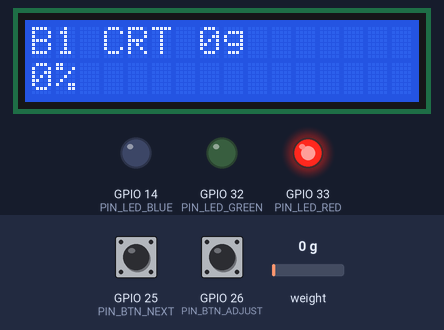
The sketch below on a simulated ESP32. Shown: 16×2 character LCD, output pins drawn as LEDs (lit = HIGH). The test bench sets the inputs (shaded band); at power-on: GPIO 25 (PIN_BTN_NEXT) HIGH, weight on the scale 0 g, GPIO 26 (PIN_BTN_ADJUST) HIGH. WiFi joins after 1.5 s; servers stay silent unless stated; what the sketch prints to the serial monitor is not drawn.

Above: at 5.3 s.
5.4 s: GPIO 25 (PIN_BTN_NEXT) pulled LOW for 0.75 s
At 7.7 s:
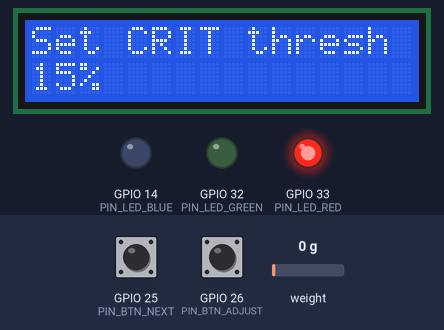
8.0 s: GPIO 25 (PIN_BTN_NEXT) pulled LOW for 1 s
At 10.3 s:
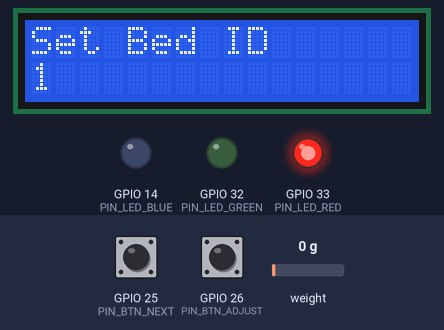
10.6 s: weight on the scale set to 95 g
12.2 s: weight on the scale set to 112 g
At 13.0 s:
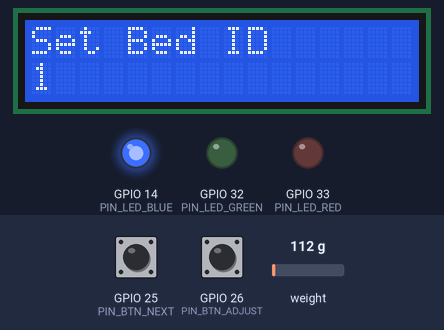
13.7 s: GPIO 25 (PIN_BTN_NEXT) pulled LOW for 0.75 s
At 16.0 s:
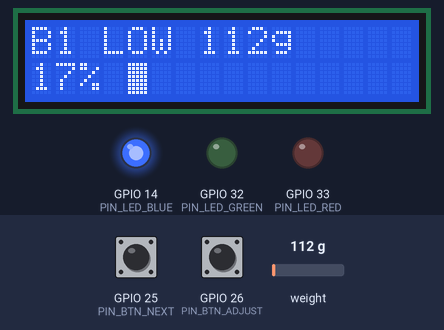
16.3 s: weight on the scale set to 100 g
At 17.0 s:
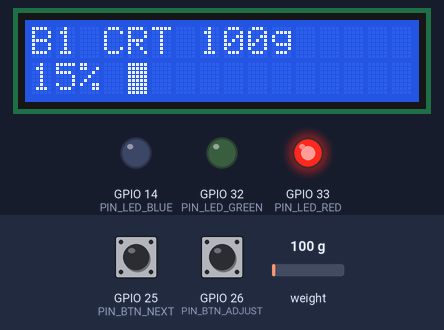
Timing chart, 0 to 19.2 s (numbered marks = the images above; inputs shaded):
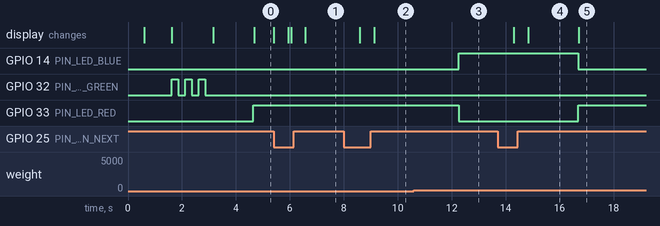

Measured:
- the behaviour switches between 102 and 103 g on weight on the scale (found by bisection; images 2 and 3)
- after the input at 5.4 s, the display: first changes at once (image 1 shows a later state)
- after the input at 8.0 s, the display: first changes after 0.59 s (image 2 shows a later state)
- after the input at 12.2 s, GPIO 14 (PIN_LED_BLUE): LOW → HIGH after 0.06 s; GPIO 33 (PIN_LED_RED): HIGH → LOW after 0.06 s
- after the input at 13.7 s, the display: first changes after 0.60 s (image 4 shows a later state)
- after the input at 16.3 s, GPIO 14 (PIN_LED_BLUE): HIGH → LOW after 0.38 s; GPIO 33 (PIN_LED_RED): LOW → HIGH after 0.38 s; the display: changes after 0.41 s (image 5)

The sketch:

IoT_smart_IV.ino
```cpp
#include <HX711.h>
#include <Wire.h>
#include <LiquidCrystal_I2C.h>
#include <WiFi.h>
#include "ThingSpeak.h"

// ============================================================
// HARDWARE PIN DEFINITIONS
// ============================================================
#define HX711_DT 4
#define HX711_SCK 5
#define PIN_LED_GREEN 32
#define PIN_LED_BLUE 14
#define PIN_LED_RED 33
#define PIN_BTN_NEXT 25
#define PIN_BTN_ADJUST 26
#define PIN_BTN_RESET 27  // Not used - disabled

// ============================================================
// SYSTEM CONFIGURATION
// ============================================================
float calibrationFactor = 435.5;
float emptyWeightGrams = 30.0;
float fullWeightGrams = 500.0;
int lowThresholdPct = 40;
int criticalThresholdPct = 15;

enum Status { STATUS_NORMAL, STATUS_LOW, STATUS_CRITICAL };
Status currentStatus = STATUS_NORMAL;
int bedID = 1;

enum MenuScreen { HOME, SET_LOW, SET_CRITICAL, SET_BED };
MenuScreen currentScreen = HOME;

// ============================================================
// NETWORK CONFIGURATION
// ============================================================
const char* ssid = "AT";
const char* password = "123456789";
unsigned long myChannelNumber = 3425728;
const char * myWriteAPIKey = "IC4S3U23USJGA0WE";

unsigned long lastUpload = 0;
const unsigned long UPLOAD_MS = 20000;  // Upload every 20 seconds

// ============================================================
// HARDWARE OBJECTS
// ============================================================
HX711 scale;
LiquidCrystal_I2C lcd(0x27, 16, 2);
WiFiClient client;

byte barBlock[8] = {0x1F,0x1F,0x1F,0x1F,0x1F,0x1F,0x1F,0x1F};

unsigned long lastBtnNext = 0;
unsigned long lastBtnAdjust = 0;
const unsigned long DEBOUNCE_MS = 250;

float currentWeightGrams = 0;
int currentPercent = 100;

// ============================================================
// SETUP
// ============================================================
void setup() {
  Serial.begin(115200);
  delay(500);
  Serial.println("--- Smart IV Fluid Monitoring System ---");

  pinMode(PIN_LED_GREEN, OUTPUT);
  pinMode(PIN_LED_BLUE, OUTPUT);
  pinMode(PIN_LED_RED, OUTPUT);
  pinMode(PIN_BTN_NEXT, INPUT_PULLUP);
  pinMode(PIN_BTN_ADJUST, INPUT_PULLUP);
  pinMode(PIN_BTN_RESET, INPUT_PULLUP);

  digitalWrite(PIN_LED_GREEN, LOW);
  digitalWrite(PIN_LED_BLUE, LOW);
  digitalWrite(PIN_LED_RED, LOW);

  // Initialize LCD
  Wire.begin(21, 22);
  lcd.init();
  lcd.backlight();
  lcd.createChar(0, barBlock);
  lcd.clear();

  lcd.setCursor(0, 0);
  lcd.print("IV Bed Monitor");
  lcd.setCursor(0, 1);
  lcd.print("Init Hardware...");

  // Setup scale
  scale.begin(HX711_DT, HX711_SCK);
  if (scale.wait_ready_timeout(1000)) {
    scale.set_scale(calibrationFactor);
    scale.tare();
    Serial.println("Scale initialized");
  } else {
    Serial.println("WARNING: Scale not responding!");
  }

  // Connect to WiFi
  lcd.setCursor(0, 1);
  lcd.print("Connecting WiFi ");
  WiFi.begin(ssid, password);

  unsigned long wifiStart = millis();
  while (WiFi.status() != WL_CONNECTED && millis() - wifiStart < 15000) {
    digitalWrite(PIN_LED_GREEN, HIGH);
    delay(250);
    digitalWrite(PIN_LED_GREEN, LOW);
    delay(250);
    Serial.print(".");
  }

  lcd.clear();
  if (WiFi.status() == WL_CONNECTED) {
    Serial.println("\nWiFi connected! IP: " + WiFi.localIP().toString());
  } else {
    Serial.println("\nWiFi connection failed! Operating offline.");
  }

  ThingSpeak.begin(client);

  lcd.setCursor(0, 0);
  lcd.print("System Ready");
  lcd.setCursor(0, 1);
  lcd.print(WiFi.status() == WL_CONNECTED ? "WiFi: Connected" : "WiFi: OFFLINE");
  delay(1000);
}

// ============================================================
// MAIN LOOP
// ============================================================
void loop() {
  handleButtons();
  readWeight();
  updateStatus();
  updateOutputs();
  updateLCD();

  // Upload to ThingSpeak every 20 seconds
  if (millis() - lastUpload >= UPLOAD_MS) {
    lastUpload = millis();
    if (WiFi.status() == WL_CONNECTED) {
      uploadToThingSpeak();
    } else {
      Serial.println("Skipping upload: WiFi offline.");
    }
  }

  delay(100);
}

// ============================================================
// SENSOR FUNCTIONS
// ============================================================
void readWeight() {
  if (scale.wait_ready_timeout(80)) {
    currentWeightGrams = scale.get_units(5);  // Average of 5 readings
    if (currentWeightGrams < 0) currentWeightGrams = 0;

    currentPercent = (int)round(
      ((currentWeightGrams - emptyWeightGrams) / (fullWeightGrams - emptyWeightGrams)) * 100.0
    );
    currentPercent = constrain(currentPercent, 0, 100);
  }
}

void updateStatus() {
  if (currentPercent <= criticalThresholdPct) {
    currentStatus = STATUS_CRITICAL;
  } else if (currentPercent <= lowThresholdPct) {
    currentStatus = STATUS_LOW;
  } else {
    currentStatus = STATUS_NORMAL;
  }
}

// ============================================================
// OUTPUT CONTROL FUNCTIONS
// ============================================================
void updateOutputs() {
  // Turn off all LEDs
  digitalWrite(PIN_LED_GREEN, LOW);
  digitalWrite(PIN_LED_BLUE, LOW);
  digitalWrite(PIN_LED_RED, LOW);

  // Set correct LED based on status
  if (currentStatus == STATUS_NORMAL) {
    digitalWrite(PIN_LED_GREEN, HIGH);
  } else if (currentStatus == STATUS_LOW) {
    digitalWrite(PIN_LED_BLUE, HIGH);
  } else if (currentStatus == STATUS_CRITICAL) {
    digitalWrite(PIN_LED_RED, HIGH);
  }
}

// ============================================================
// LCD DISPLAY FUNCTIONS
// ============================================================
void updateLCD() {
  lcd.clear();

  switch (currentScreen) {
    case HOME: {
      // Line 1: Bed ID, Status, and Weight
      lcd.setCursor(0, 0);
      lcd.print("B");
      lcd.print(bedID);
      lcd.print(" ");

      switch (currentStatus) {
        case STATUS_NORMAL:   lcd.print("NRM"); break;
        case STATUS_LOW:      lcd.print("LOW"); break;
        case STATUS_CRITICAL: lcd.print("CRT"); break;
      }

      lcd.print(" ");
      lcd.print((int)currentWeightGrams);
      lcd.print("g");

      // Line 2: Percentage and progress bar
      lcd.setCursor(0, 1);
      lcd.print(currentPercent);
      lcd.print("% ");
      printBar(currentPercent);
      break;
    }
    case SET_LOW:
      lcd.setCursor(0, 0);
      lcd.print("Set LOW thresh  ");
      lcd.setCursor(0, 1);
      lcd.print(lowThresholdPct);
      lcd.print("%               ");
      break;
    case SET_CRITICAL:
      lcd.setCursor(0, 0);
      lcd.print("Set CRIT thresh ");
      lcd.setCursor(0, 1);
      lcd.print(criticalThresholdPct);
      lcd.print("%               ");
      break;
    case SET_BED:
      lcd.setCursor(0, 0);
      lcd.print("Set Bed ID      ");
      lcd.setCursor(0, 1);
      lcd.print(bedID);
      lcd.print("                ");
      break;
  }
}

void printBar(int percent) {
  int filled = map(percent, 0, 100, 0, 10);
  for (int i = 0; i < 10; i++) {
    lcd.write(i < filled ? byte(0) : byte(' '));
  }
}

// ============================================================
// BUTTON HANDLING
// ============================================================
void handleButtons() {
  unsigned long now = millis();

  // NEXT Button - Cycle through menus
  if (digitalRead(PIN_BTN_NEXT) == LOW && now - lastBtnNext > DEBOUNCE_MS) {
    lastBtnNext = now;
    currentScreen = (MenuScreen)((currentScreen + 1) % 4);
    lcd.clear();
    Serial.print("Menu: ");
    Serial.println(currentScreen);
  }

  // ADJUST Button - Change values based on current menu
  if (digitalRead(PIN_BTN_ADJUST) == LOW && now - lastBtnAdjust > DEBOUNCE_MS) {
    lastBtnAdjust = now;
    switch (currentScreen) {
      case SET_LOW:
        lowThresholdPct += 5;
        if (lowThresholdPct > 90) lowThresholdPct = 5;
        Serial.print("Low Threshold: ");
        Serial.println(lowThresholdPct);
        break;
      case SET_CRITICAL:
        criticalThresholdPct += 5;
        if (criticalThresholdPct > 90) criticalThresholdPct = 5;
        Serial.print("Critical Threshold: ");
        Serial.println(criticalThresholdPct);
        break;
      case SET_BED:
        bedID++;
        if (bedID > 20) bedID = 1;
        Serial.print("Bed ID: ");
        Serial.println(bedID);
        break;
      default:
        break;
    }
  }
}

// ============================================================
// THINGSPEAK UPLOAD FUNCTION
// ============================================================
void uploadToThingSpeak() {
  // Set all fields
  ThingSpeak.setField(1, currentPercent);        // GAUGE Widget
  ThingSpeak.setField(2, (int)currentStatus);    // LAMP Indicator (0=Normal,1=Low,2=Critical)
  ThingSpeak.setField(3, bedID);                 // Bed ID
  ThingSpeak.setField(4, currentWeightGrams);    // NUMERIC DISPLAY (Weight in grams)

  Serial.println("\n=== UPLOADING TO THINGSPEAK ===");
  Serial.println("Field 1 (Percent): " + String(currentPercent) + "% ← GAUGE");
  Serial.println("Field 2 (Status): " + String((int)currentStatus) + " ← LAMP (0=Normal,1=Low,2=Critical)");
  Serial.println("Field 3 (Bed ID): " + String(bedID));
  Serial.println("Field 4 (Weight): " + String(currentWeightGrams) + "g ← NUMERIC DISPLAY");

  int code = ThingSpeak.writeFields(myChannelNumber, myWriteAPIKey);

  Serial.print("Response Code: ");
  Serial.println(code);

  if (code == 200) {
    Serial.println("✓ SUCCESS! Data uploaded to ThingSpeak");
  } else {
    Serial.println("✗ UPLOAD FAILED! Error: " + String(code));
    if (code == 401) Serial.println("  → Check Write API Key!");
    if (code == 404) Serial.println("  → Check Channel ID!");
    if (code == 429) Serial.println("  → Rate limited! Wait longer.");
  }
}
```
